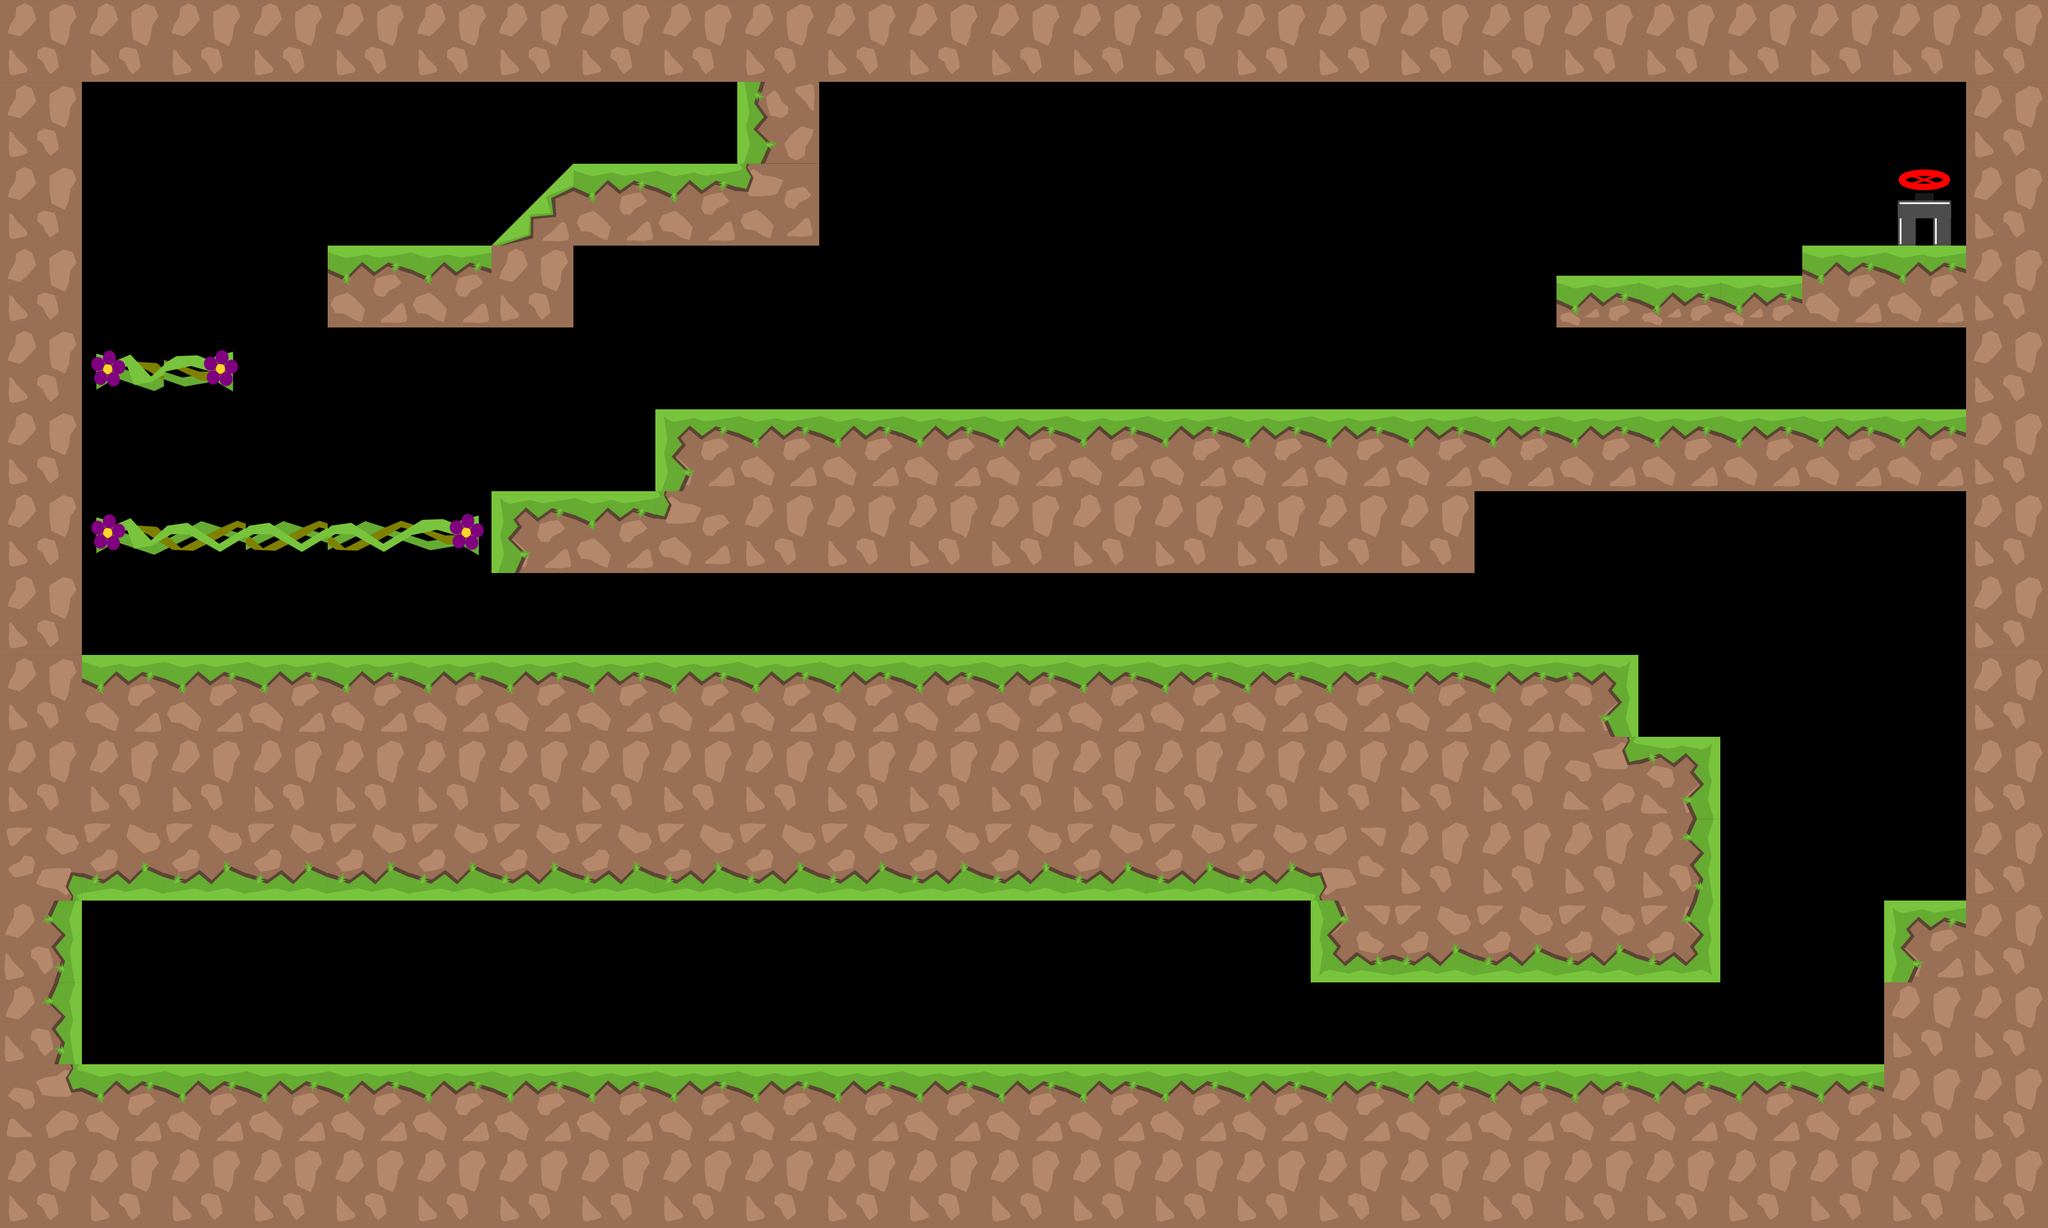

Tiled map render using the project's own tile images. Description and the map definition, with tile-layer contents summarised, below:
An orthogonal 25x15 tile map with 128x128 px tiles, 2 tile layers (graphics, oil), 3 tilesets and 31 objects.

<map version="1.0" tiledversion="1.1.1" orientation="orthogonal" renderorder="right-down" width="25" height="15" tilewidth="128" tileheight="128" infinite="0" nextobjectid="196">
 <tileset firstgid="1" source="tiles_128x128.tsx" />
 <tileset firstgid="37" source="tiles_oil_128x128.tsx" />
 <tileset firstgid="77" source="tiles_128x128_green.tsx" />
 <layer name="graphics" width="25" height="15">
  <data>[375 cells, 214 non-empty, 20 distinct tile ids]</data>
 </layer>
 <layer name="oil" width="25" height="15">
  <data>[375 cells, 0 non-empty, 0 distinct tile ids]</data>
 </layer>
 <objectgroup name="blocks">
  <object id="2" x="3072" y="4" width="112" height="1696" />
  <object id="3" x="64" y="52" width="64" height="1684" />
  <object id="4" x="8" y="4" width="3172" height="120" />
  <object id="127" x="8" y="1664" width="3196" height="248.002" />
  <object id="183" x="2944" y="1408" width="128" height="256" />
  <object id="184" x="2048" y="1408" width="640" height="128" />
  <object id="185" x="2560" y="1152" width="128" height="256" />
  <object id="186" x="128" y="1024" width="2432" height="384" />
  <object id="187" x="768" y="768" width="1536" height="128" />
  <object id="188" x="1024" y="640" width="2048" height="128" />
  <object id="189" x="2816" y="384" width="256" height="128" />
  <object id="190" x="1152" y="128" width="128" height="256" />
  <object id="191" x="512" y="384" width="384" height="128" />
  <object id="192" x="896" y="256" width="256" height="128" />
  <object id="194" x="2431.98" y="431" width="385.522" height="81" />
 </objectgroup>
 <objectgroup name="switch">
  <object id="182" x="1024" y="128" width="128" height="128" />
 </objectgroup>
 <objectgroup name="levelEndBlock">
  <object id="181" x="2432" y="512" width="128" height="128" />
 </objectgroup>
 <objectgroup name="slope">
  <object id="193" x="760" y="391.5">
   <polygon points="0,0 135.25,-135.75 167.75,-134 134,0.75" />
  </object>
 </objectgroup>
 <objectgroup name="passBlock">
  <object id="105" x="165.622" y="817.254" width="571.697" height="46" />
  <object id="165" x="144.289" y="561.254" width="215.697" height="46" />
 </objectgroup>
 <objectgroup name="flowers">
  <object id="74" x="1111.52" y="930.429" width="69.697" height="69.697">
   <ellipse />
  </object>
  <object id="76" x="288.242" y="298.914" width="69.697" height="69.697">
   <ellipse />
  </object>
  <object id="80" x="2971.77" y="539.156" width="69.697" height="69.697">
   <ellipse />
  </object>
  <object id="83" x="652.489" y="674.671" width="69.697" height="69.697">
   <ellipse />
  </object>
  <object id="112" x="2138.8" y="220.368" width="69.697" height="69.697">
   <ellipse />
  </object>
  <object id="114" x="2907.04" y="865.458" width="69.697" height="69.697">
   <ellipse />
  </object>
  <object id="141" x="2710.12" y="546.673" width="69.697" height="69.697">
   <ellipse />
  </object>
  <object id="143" x="216.003" y="911.456" width="69.697" height="69.697">
   <ellipse />
  </object>
  <object id="144" x="1758.06" y="422.067" width="69.697" height="69.697">
   <ellipse />
  </object>
  <object id="195" x="1373.22" y="1497.83" width="69.697" height="69.697">
   <ellipse />
  </object>
 </objectgroup>
 <objectgroup name="end">
  <object id="44" x="2958.67" y="275.82" width="93" height="95">
   <ellipse />
  </object>
 </objectgroup>
 <objectgroup name="pushBlocks" />
 <objectgroup name="damage" />
 <objectgroup name="warp_a" />
 <objectgroup name="warp_b" />
</map>
